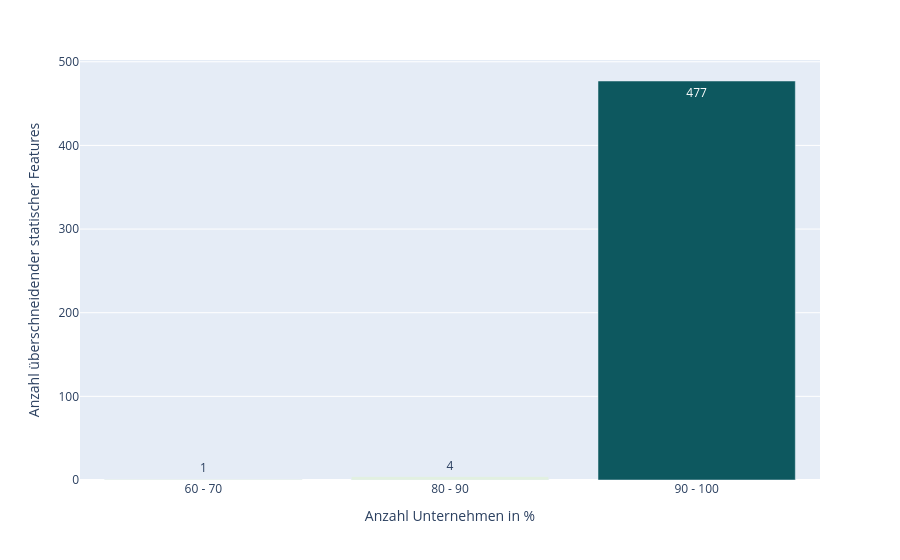

Source (notebook cell):
### Code cell
import plotly.express as px

fig = px.bar(
    grouped,
    x="companyCountIn%",
    y="sameFeatureCount",
    color="sameFeatureCount",
    color_continuous_scale="mint",
    text_auto=True,
    labels={
        "sameFeatureCount": "Anzahl überschneidender statischer Features",
        "companyCountIn%": "Anzahl Unternehmen in %"
    },
)
fig.update_traces(cliponaxis=False)
fig.update_coloraxes(showscale=False)
fig.write_image(FIGURE_SAME_FEATURES, format="svg")
fig.show()

### Figure 1 — Plotly figure (JSON) as saved in the notebook; plotly's stock layout.template omitted (floating-point values rounded to 4 significant figures)
{"data": [{"hovertemplate": "Anzahl Unternehmen in %=%{x}<br>Anzahl überschneidender statischer Features=%{marker.color}<extra></extra>", "legendgroup": "", "marker": {"color": [1, 4, 477], "coloraxis": "coloraxis", "pattern": {"shape": ""}}, "name": "", "orientation": "v", "showlegend": false, "textposition": "auto", "texttemplate": "%{y}", "x": ["60 - 70", "80 - 90", "90 - 100"], "xaxis": "x", "y": [1, 4, 477], "yaxis": "y", "type": "bar", "cliponaxis": false}], "layout": {"xaxis": {"anchor": "y", "domain": [0.0, 1.0], "title": {"text": "Anzahl Unternehmen in %"}}, "yaxis": {"anchor": "x", "domain": [0.0, 1.0], "title": {"text": "Anzahl überschneidender statischer Features"}}, "coloraxis": {"colorbar": {"title": {"text": "Anzahl überschneidender statischer Features"}}, "colorscale": [[0.0, "rgb(228, 241, 225)"], [0.1667, "rgb(180, 217, 204)"], [0.3333, "rgb(137, 192, 182)"], [0.5, "rgb(99, 166, 160)"], [0.6667, "rgb(68, 140, 138)"], [0.8333, "rgb(40, 114, 116)"], [1.0, "rgb(13, 88, 95)"]], "showscale": false}, "legend": {"tracegroupgap": 0}, "margin": {"t": 60}, "barmode": "relative"}}
